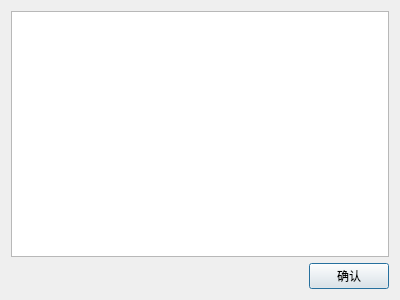
<?xml version="1.0" encoding="UTF-8"?>
<ui version="4.0">
 <class>datain0</class>
 <widget class="QDialog" name="datain0">
  <property name="geometry">
   <rect>
    <x>0</x>
    <y>0</y>
    <width>400</width>
    <height>300</height>
   </rect>
  </property>
  <property name="windowTitle">
   <string>Dialog</string>
  </property>
  <layout class="QGridLayout" name="gridLayout">
   <item row="0" column="0" colspan="2">
    <widget class="QTableWidget" name="data_table"/>
   </item>
   <item row="1" column="0">
    <spacer name="horizontalSpacer">
     <property name="orientation">
      <enum>Qt::Horizontal</enum>
     </property>
     <property name="sizeHint" stdset="0">
      <size>
       <width>275</width>
       <height>20</height>
      </size>
     </property>
    </spacer>
   </item>
   <item row="1" column="1">
    <widget class="QPushButton" name="dinbutton">
     <property name="text">
      <string>确认</string>
     </property>
    </widget>
   </item>
  </layout>
 </widget>
 <resources/>
 <connections/>
</ui>
